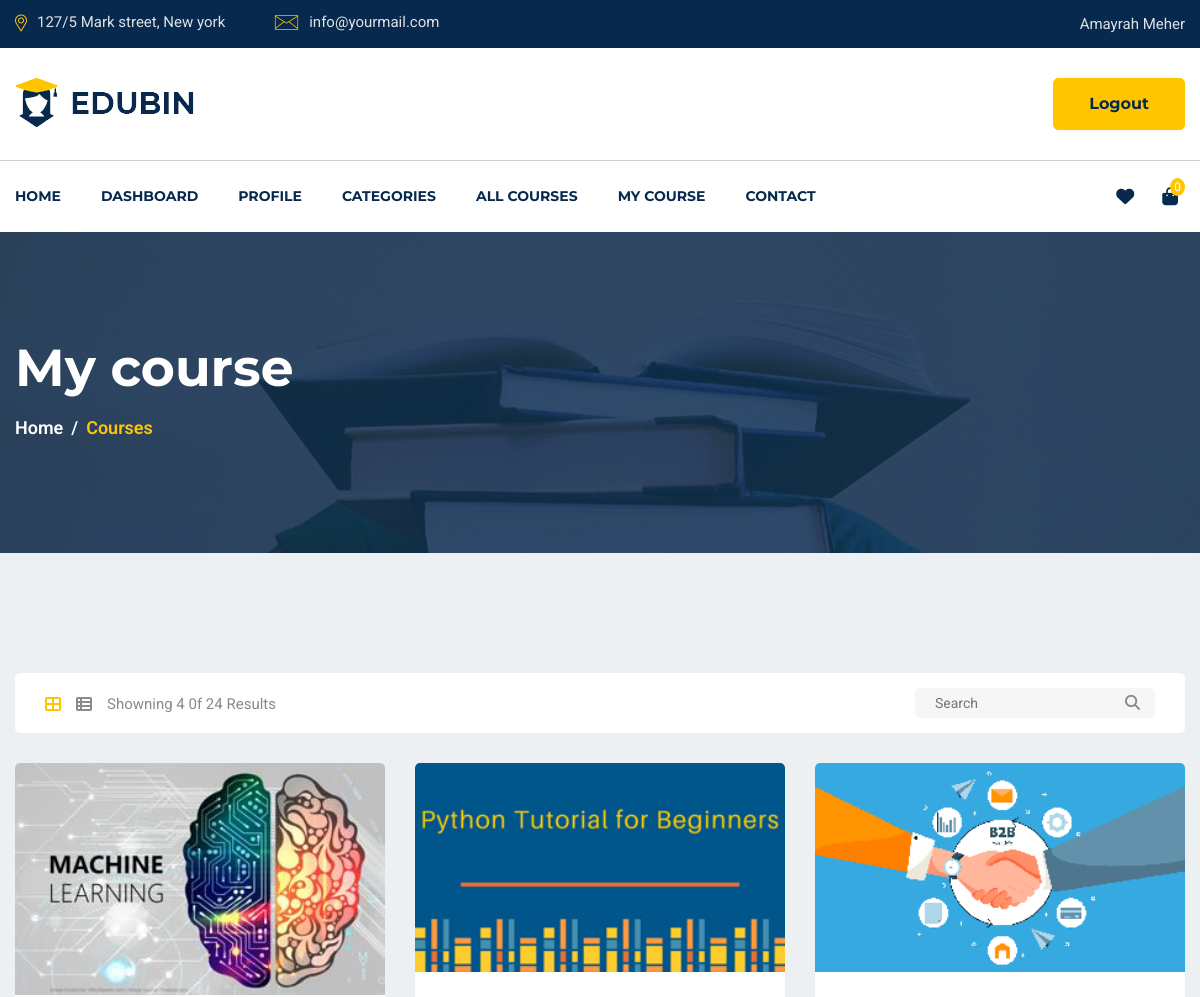
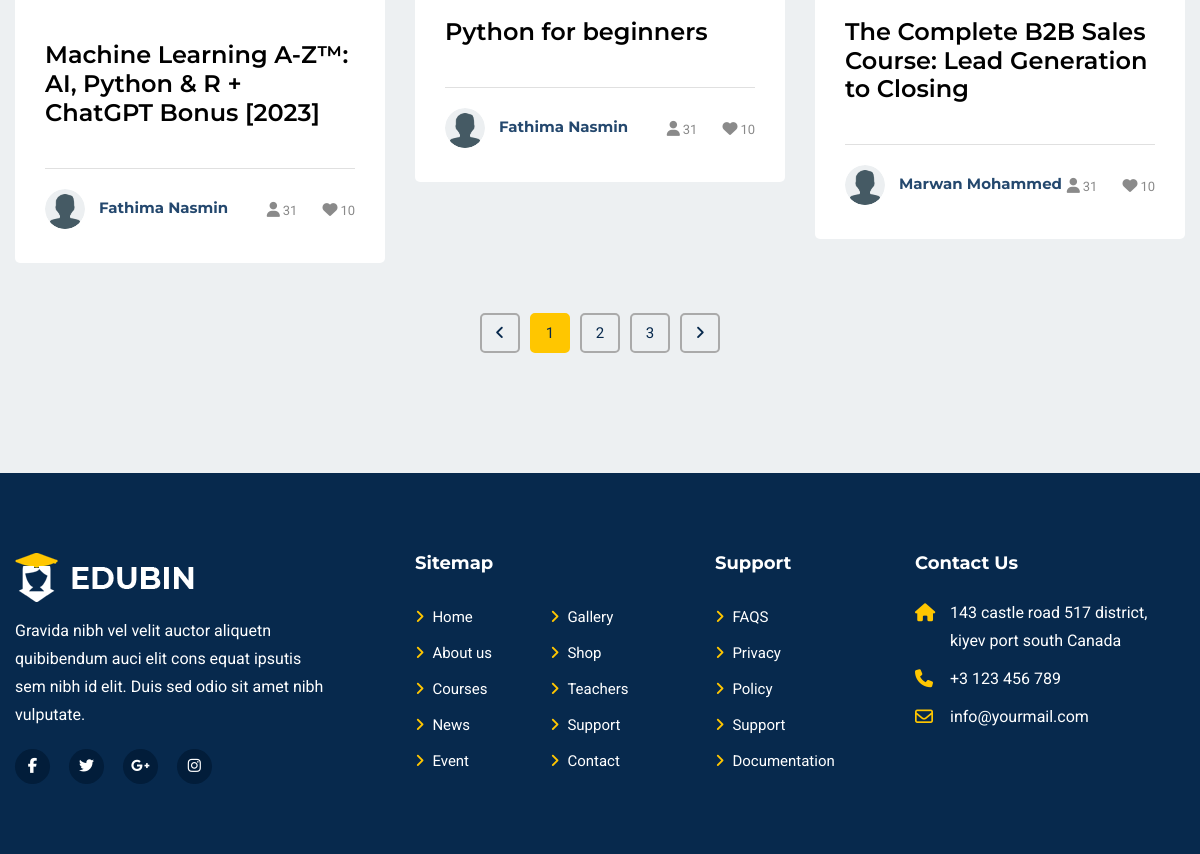
The page /user/my-course/ (signed in) on the database as committed earlier (2 pictures, top to bottom).
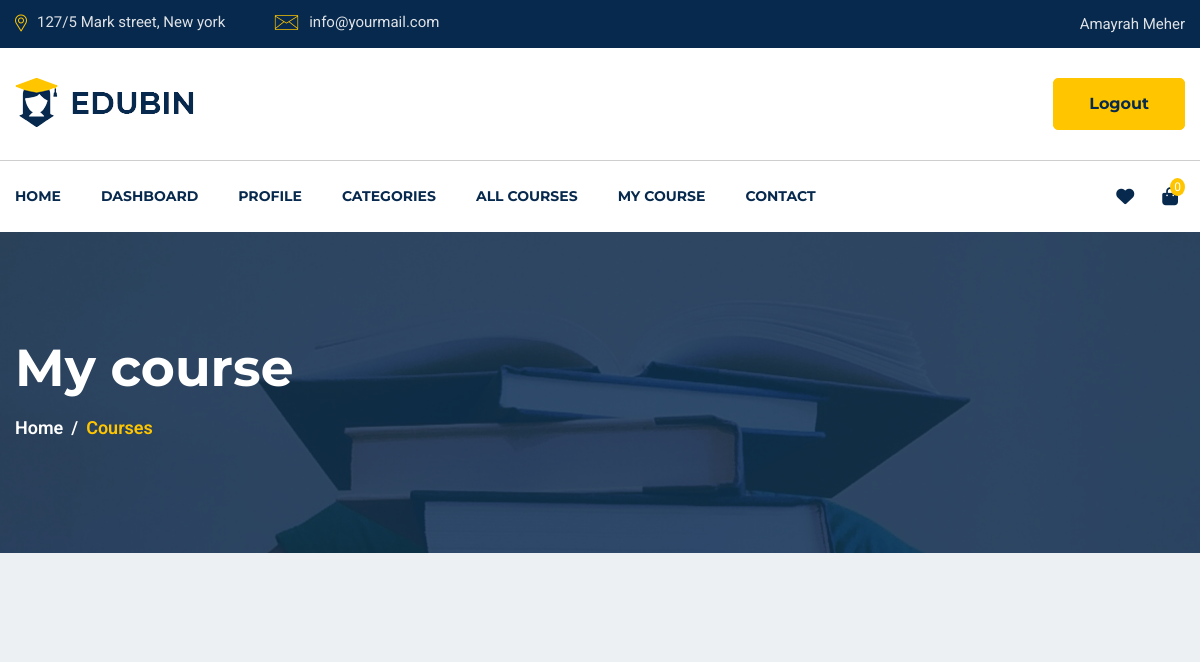
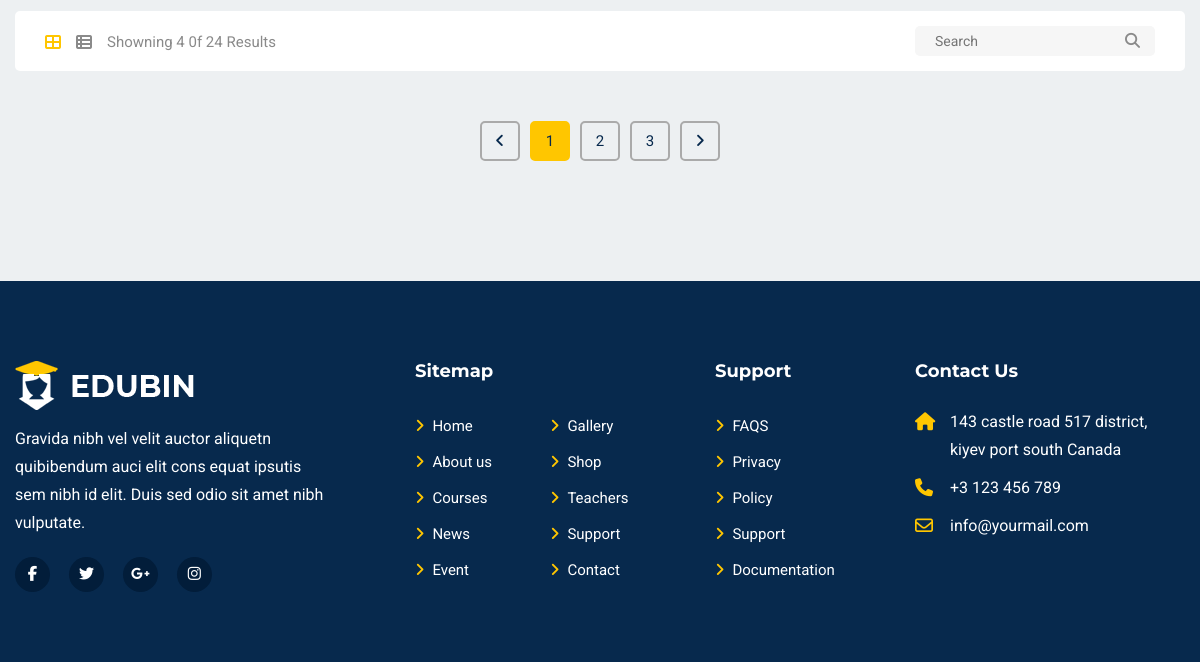
The same page on the database as committed later (2 pictures, top to bottom).
### user/models.py (models this page shows, shortened)
class User(AbstractUser):
    username = models.CharField(_("Username"), max_length=150)
    email = models.EmailField(_("email address"), unique=True)
    USERNAME_FIELD = "email"
    REQUIRED_FIELDS = []
    objects = CustomUserManager()
    @property
    def full_name(self):
        return f"{self.first_name} {self.last_name}"

class EnrolledCourses(models.Model):
    course = models.ForeignKey(
        "lms_main.Course", on_delete=models.CASCADE)
    student = models.ForeignKey(
        Student, on_delete=models.CASCADE)
    def __str__(self):
        return f"Course Enrolled {self.course.title}-{self.student}"
    class Meta:
        unique_together = ('course', 'student')

class Instructor(models.Model):
    instructor = models.OneToOneField(
        User, on_delete=models.CASCADE, primary_key=True)
    profile_image = models.ImageField(
        null=True, blank=True, upload_to="profile_pictures/instructor/")
    about_me = models.TextField(null=True, blank=True)
    designation = models.CharField(null=True, blank=True, max_length=100)
    @property
    def profile_image_url(self):
        if self.profile_image and hasattr(self.profile_image, 'url'):
            return self.profile_image.url
        else:
            return "/static/images/profile/user.png"

### lms_main/models.py (models this page shows, shortened)
class Course(models.Model):
    STATUS = (
        ('PUBLISH', 'PUBLISH'),
        ('DRAFT', 'DRAFT'),
    )
    title = models.CharField(max_length=300)
    description = models.TextField()
    created_at = models.DateField(auto_now_add=True)
    featured_image = models.ImageField(
        upload_to='course/featured_images/', null=True)
    price = models.IntegerField(
        null=True, default=0)
    discount = models.IntegerField(null=True, blank=True)
    slug = models.SlugField(unique=True, null=True,
                            blank=True, max_length=300)
    status = models.CharField(choices=STATUS, max_length=100, null=True)
    author = models.ForeignKey(user_model.Instructor, on_delete=models.CASCADE)
    category = models.ForeignKey(
        lms_main_model.Category, on_delete=models.CASCADE)
    level = models.ForeignKey(lms_main_model.Level, on_delete=models.CASCADE)

### user/views.py (the view)
# urls.py: path('my-course/', user_view.my_course, name='my-course'),
@login_required
def my_course(request):
    user = request.user
    my_courses = EnrolledCourses.objects.filter(student=user.student)
    context = {
        'my_courses': my_courses,
    }
    print(context)
    for course in my_courses:
        print(course)
    return render(request, 'user/my_course.html', context)

### user/templates/user/my_course.html (shortened to what this page needs)
{% extends 'lms_main/base.html' %}
{% load static %}
{% load course_tags %}
{% block navbar %}
{% include 'lms_main/components/navbar.html' %}
{% endblock %}
{% block main %}
<section id="page-banner" class="pt-105 pb-110 bg_cover" data-overlay="8"
    style="background-image: url('{% static 'images/page-banner-2.jpg' %}')">
    <div class="container">
        <div class="row">
            <div class="col-lg-12">
                <div class="page-banner-cont">
                    <h2>My course</h2>
                    <nav aria-label="breadcrumb">
                        <ol class="breadcrumb">
                            <li class="breadcrumb-item"><a href="#">Home</a></li>
                            <li class="breadcrumb-item active" aria-current="page">Courses</li>
                        </ol>
                    </nav>
                </div>
            </div>
        </div>
    </div>
</section>
<section id="courses-part" class="pt-120 pb-120 gray-bg">
    <div class="container">
        <div class="row">
            <div class="col-lg-12">
                {% include 'lms_main/components/showing_results.html' %}
            </div>
        </div>
        <div class="tab-content" id="myTabContent">
            <div class="tab-pane fade show active" id="courses-grid" role="tabpanel" aria-labelledby="courses-grid-tab">
                <div class="row">
                    {% for course in my_courses %}
                    <div class="col-lg-4 col-md-6">
                        <div class="singel-course mt-30">
                            <div class="thum">
                                <div class="image">
                                    <img src="{{ course.course.featured_image.url }}" alt="Course">
                                </div>
                            </div>
                            <div class="cont">
                                <a href="courses-singel.html">
                                    <h4>{{ course.course.title }}</h4>
                                </a>
                                <div class="course-teacher">
                                    <div class="thum">
                                        <a href="#"><img src="{{ course.course.author.profile_image_url }}" alt="teacher"></a>
                                    </div>
                                    <div class="name">
                                        <a href="#">
                                            <h6>{{ course.course.author.instructor.full_name }}</h6>
                                        </a>
                                    </div>
                                    <div class="admin">
                                        <ul>
                                            <li><a href="#"><i class="fa fa-user"></i><span>31</span></a></li>
                                            <li><a href="#"><i class="fa fa-heart"></i><span>10</span></a></li>
                                        </ul>
                                    </div>
                                </div>
                            </div>
                        </div>
                    </div>
                    {% endfor %}
                </div>
            </div>
        </div>
        <div class="row">
            <div class="col-lg-12">
                <nav class="courses-pagination mt-50">
                    <ul class="pagination justify-content-center">
                        <li class="page-item">
                            <a href="#" aria-label="Previous">
                                <i class="fa fa-angle-left"></i>
                            </a>
                        </li>
                        <li class="page-item"><a class="active" href="#">1</a></li>
                        <li class="page-item"><a href="#">2</a></li>
                        <li class="page-item"><a href="#">3</a></li>
                        <li class="page-item">
                            <a href="#" aria-label="Next">
                                <i class="fa fa-angle-right"></i>
                            </a>
                        </li>
                    </ul>
                </nav>
            </div>
        </div>
    </div>
</section>
{% include 'lms_main/components/footer.html' %}
{% endblock %}

### lms_main/templates/lms_main/components/navbar.html (shortened to what this page needs)
{% load static %}
<header id="header-part">
    <div class="header-top d-none d-lg-block">
        <div class="container">
            <div class="row">
                <div class="col-lg-6">
                    <div class="header-contact text-lg-left text-center">
                        <ul>
                            <li><img src="{% static 'images/all-icon/map.png' %}" alt="icon"><span>127/5 Mark street, New york</span>
                            </li>
                            <li><img src="{% static 'images/all-icon/email.png' %}" alt="icon"><span>info@yourmail.com</span></li>
                        </ul>
                    </div>
                </div>
                {% if user.is_authenticated %}
                <div class="col-lg-6">
                    <div class="header-opening-time text-lg-right text-center">
                        <p>{{ user.full_name }}</p>
                    </div>
                </div>
                {% endif %}
            </div>
        </div>
    </div>
    <div class="header-logo-support pt-30 pb-30">
        <div class="container">
            <div class="row">
                <div class="col-lg-4 col-md-4">
                    <div class="logo">
                        <a href="index-2.html">
                            <img src="{% static 'images/logo.png' %}" alt="Logo">
                        </a>
                    </div>
                </div>
                <div class="col-lg-8 col-md-8">
                    <div class="support-button float-right d-none d-md-block">
                        {% if user.is_authenticated %}
                        <div class="button float-left">
                            <a href="{% url 'user:logout-user' %}" class="main-btn">Logout</a>
                        </div>
                        {% endif %}
                    </div>
                </div>
            </div>
        </div>
    </div>
{% if user.is_authenticated %}
    {% if user.student %}
    <div class="navigation">
        <div class="container">
            <div class="row">
                <div class="col-lg-10 col-md-10 col-sm-9 col-8">
                    <nav class="navbar navbar-expand-lg">
                        <div class="collapse navbar-collapse sub-menu-bar" id="navbarSupportedContent">
                            <ul class="navbar-nav mr-auto">
                                <li class="nav-item">
                                    <a href="{% url 'lms_main:home' %}">Home</a>
                                </li>
                                <li class="nav-item">
                                    <a href="{% url 'user:dashboard' %}">Dashboard</a>
                                </li>
                                <li class="nav-item">
                                    <a href="{% url 'user:update-profile' %}">Profile</a>
                                </li>
                                <li class="nav-item">
                                    <a href="#">Categories</a>
                                </li>
                                <li class="nav-item">
                                    <a href="{% url 'lms_main:course-lists' %}">all courses</a>
                                </li>
                                <li class="nav-item">
                                    <a href="{% url 'user:my-course' %}">My course</a>
                                </li>
                                <li class="nav-item">
                                    <a href="contact.html">Contact</a>
                                </li>
                            </ul>
                        </div>
                    </nav>
                </div>
                {% if request.user %}
                <div class="col-lg-2 col-md-2 col-sm-3 col-4">
                    <div class="right-icon text-right">
                        <ul>
                            <li><a href="{% url 'lms_main:save-for-later' %}" id="search"><i class="fa-solid fa-heart"></i></a></li>
                            <li><a href="{% url 'lms_main:shopping-cart' %}"><i class="fa fa-shopping-bag"></i><span>0</span></a></li>
                        </ul>
                    </div>
                </div>
                {% endif %}
            </div>
        </div>
    </div>
    {% endif %}
                {% endif %}
</header>

Rows that differ between the two databases and show on the page:
removed EnrolledCourses: course.featured_image (picture), course "Machine Learning A-Z™: AI, Python & R + ChatGPT Bonus [2023]", course.author.instructor.full_name "Fathima Nasmin"
removed EnrolledCourses: course.featured_image (picture), course "Python for beginners", course.author.instructor.full_name "Fathima Nasmin"
removed EnrolledCourses: course.featured_image (picture), course "The Complete B2B Sales Course: Lead Generation to Closing", course.author.instructor.full_name "Marwan Mohammed"
